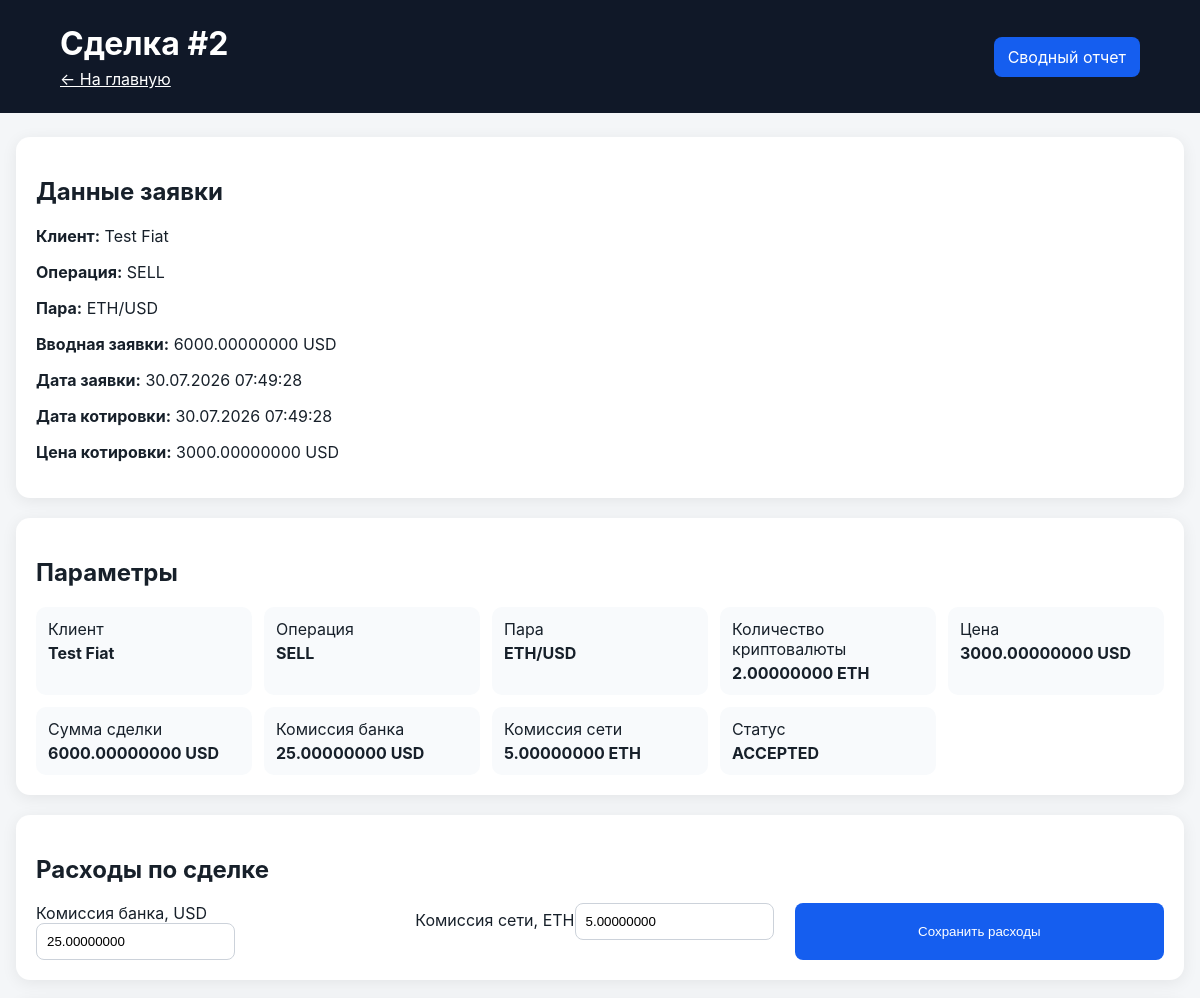
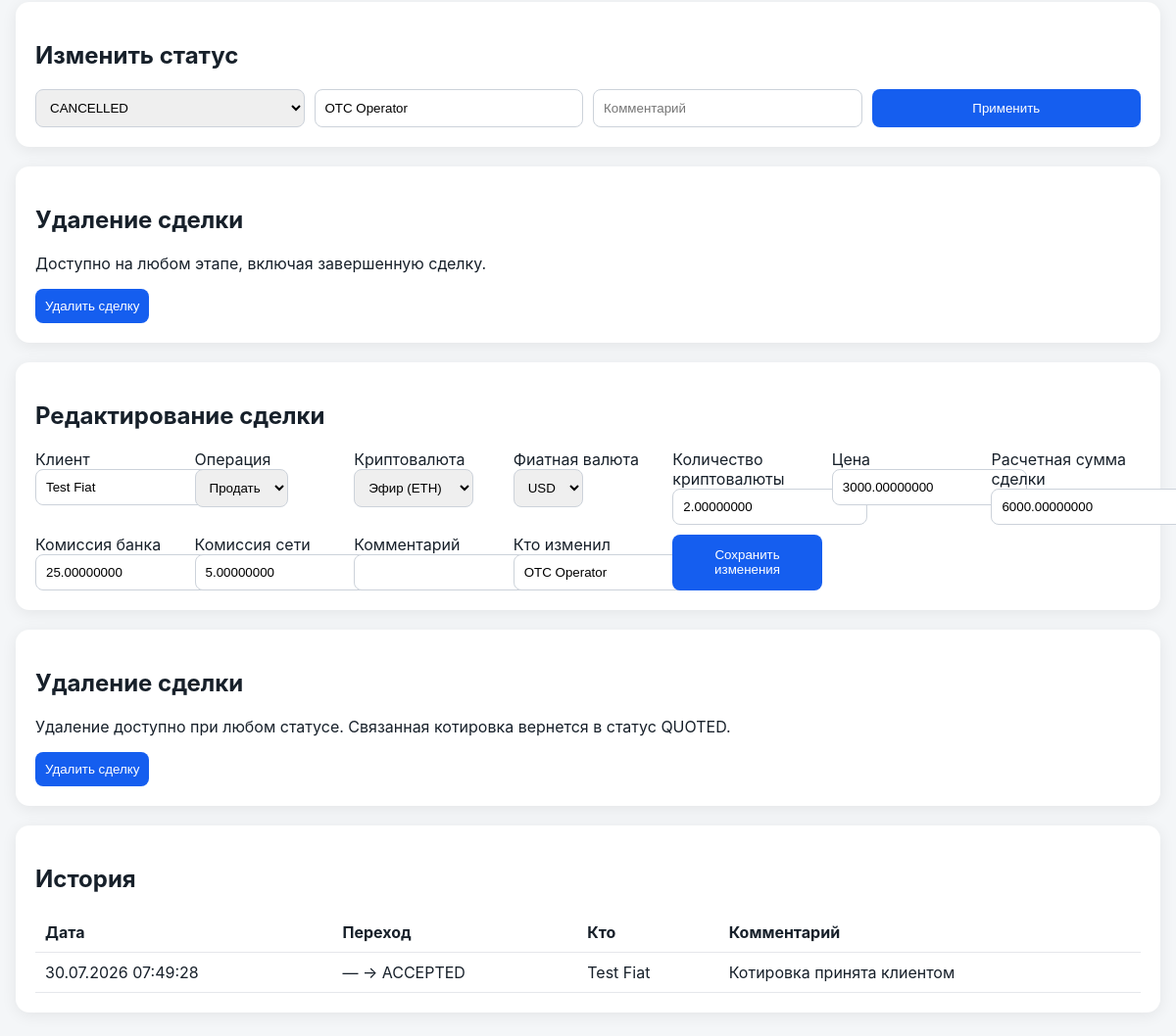
The app's page /trades/2, older data (2 pictures, top to bottom).
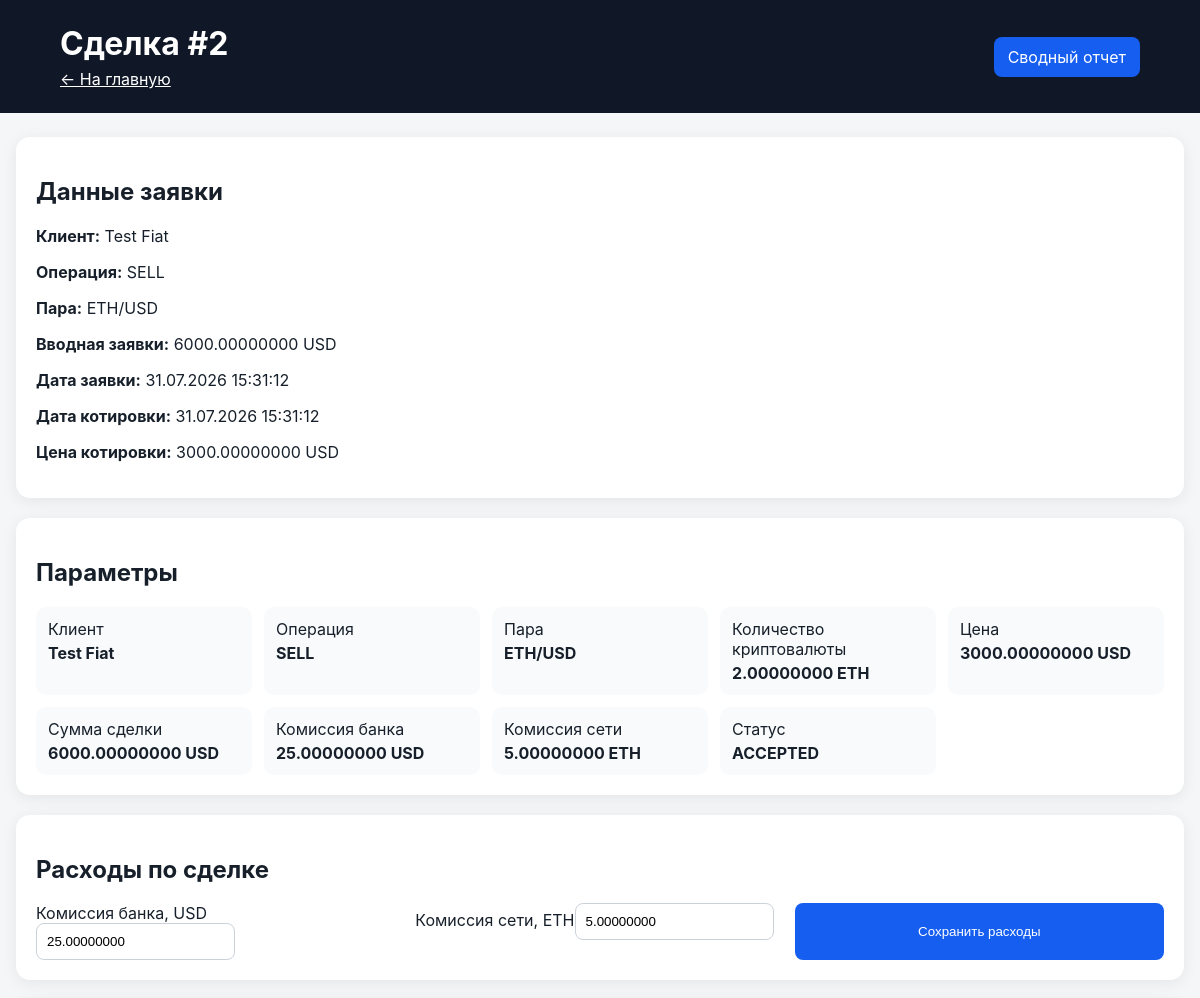
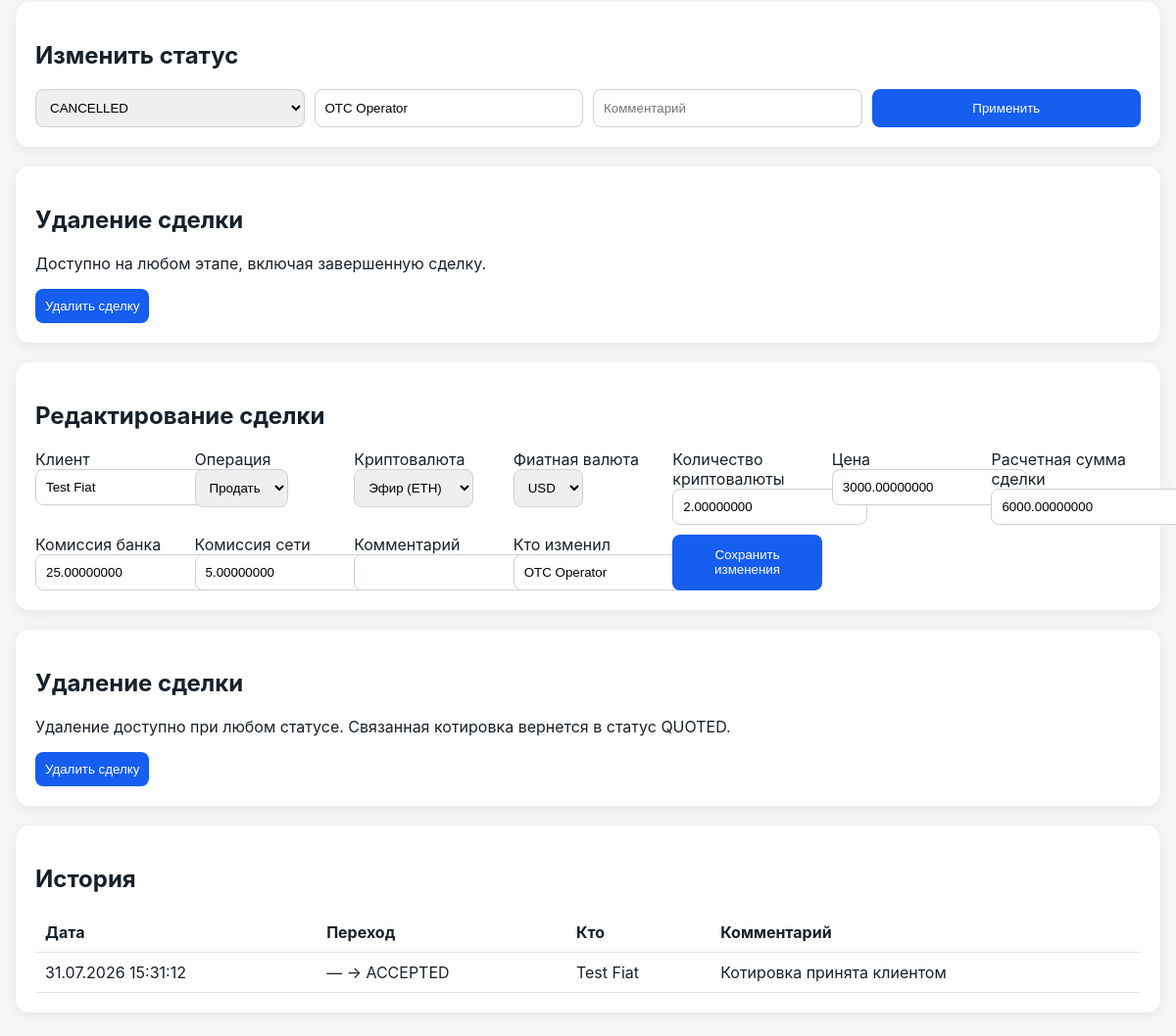
The same page, newer data (2 pictures, top to bottom).
### app/models.py (models this page shows)
class Trade(Base):
    __tablename__ = "trades"
    id: Mapped[int] = mapped_column(Integer, primary_key=True)
    quote_id: Mapped[int] = mapped_column(ForeignKey("quotes.id"), unique=True)
    status: Mapped[TradeStatus] = mapped_column(Enum(TradeStatus), default=TradeStatus.ACCEPTED)
    bank_fee: Mapped[float] = mapped_column(Numeric(30, 8), default=0)
    network_fee: Mapped[float] = mapped_column(Numeric(30, 8), default=0)
    created_at: Mapped[datetime] = mapped_column(DateTime, default=datetime.utcnow)
    updated_at: Mapped[datetime] = mapped_column(DateTime, default=datetime.utcnow, onupdate=datetime.utcnow)
    quote = relationship("Quote", back_populates="trade")
    history = relationship("TradeHistory", back_populates="trade", cascade="all, delete-orphan")

class RFQ(Base):
    __tablename__ = "rfqs"
    id: Mapped[int] = mapped_column(Integer, primary_key=True)
    client_name: Mapped[str] = mapped_column(String(120))
    side: Mapped[str] = mapped_column(String(10))
    base_asset: Mapped[str] = mapped_column(String(16))
    quote_asset: Mapped[str] = mapped_column(String(16))
    amount: Mapped[float | None] = mapped_column(Numeric(30, 8), nullable=True)
    fiat_amount: Mapped[float | None] = mapped_column(Numeric(30, 8), nullable=True)
    amount_type: Mapped[AmountType] = mapped_column(Enum(AmountType), default=AmountType.CRYPTO)
    comment: Mapped[str | None] = mapped_column(Text, nullable=True)
    status: Mapped[RFQStatus] = mapped_column(Enum(RFQStatus), default=RFQStatus.SUBMITTED)
    created_at: Mapped[datetime] = mapped_column(DateTime, default=datetime.utcnow)
    quote = relationship("Quote", back_populates="rfq", uselist=False, cascade="all, delete-orphan")
    rfq_history = relationship("RFQHistory", back_populates="rfq", cascade="all, delete-orphan")

class Quote(Base):
    __tablename__ = "quotes"
    id: Mapped[int] = mapped_column(Integer, primary_key=True)
    rfq_id: Mapped[int] = mapped_column(ForeignKey("rfqs.id"), unique=True)
    price: Mapped[float] = mapped_column(Numeric(30, 8))
    expires_at: Mapped[datetime] = mapped_column(DateTime)
    dealer_name: Mapped[str] = mapped_column(String(120))
    created_at: Mapped[datetime] = mapped_column(DateTime, default=datetime.utcnow)
    rfq = relationship("RFQ", back_populates="quote")
    trade = relationship("Trade", back_populates="quote", uselist=False)

class TradeHistory(Base):
    __tablename__ = "trade_history"
    id: Mapped[int] = mapped_column(Integer, primary_key=True)
    trade_id: Mapped[int] = mapped_column(ForeignKey("trades.id"))
    old_status: Mapped[str | None] = mapped_column(String(32), nullable=True)
    new_status: Mapped[str] = mapped_column(String(32))
    changed_by: Mapped[str] = mapped_column(String(120))
    note: Mapped[str | None] = mapped_column(Text, nullable=True)
    created_at: Mapped[datetime] = mapped_column(DateTime, default=datetime.utcnow)
    trade = relationship("Trade", back_populates="history")

### app/main.py (the view)
@app.get("/trades/{trade_id}", response_class=HTMLResponse)
def trade_page(trade_id: int, request: Request, db: Session = Depends(get_db)):
    trade = (
        db.query(Trade)
        .options(joinedload(Trade.quote).joinedload(Quote.rfq).selectinload(RFQ.rfq_history), joinedload(Trade.history))
        .filter(Trade.id == trade_id)
        .first()
    )
    if not trade:
        raise HTTPException(404, "Сделка не найдена")
    allowed = sorted(ALLOWED_TRANSITIONS[trade.status], key=lambda x: x.value)
    return templates.TemplateResponse(
        request=request,
        name="trade.html",
        context={"trade": trade, "allowed": allowed, **trade_values(trade)},
    )

### app/templates/trade.html (shortened to what this page needs)
<!doctype html><html lang="ru"><head><link rel="stylesheet" href="/static/style.css"></head><body><header><div><h1>Сделка #{{trade.id}}</h1><a href="/">← На главную</a></div><a class="header-link" href="/reports/trades">Сводный отчет</a></header><main>
<section class="card"><h2>Данные заявки</h2>
<p><b>Клиент:</b> {{trade.quote.rfq.client_name}}</p>
<p><b>Операция:</b> {{trade.quote.rfq.side}}</p>
<p><b>Пара:</b> {{trade.quote.rfq.base_asset}}/{{trade.quote.rfq.quote_asset}}</p>
<p><b>Вводная заявки:</b> {% if trade.quote.rfq.amount_type.value == 'FIAT' %}{{trade.quote.rfq.fiat_amount}} {{trade.quote.rfq.quote_asset}}{% else %}{{trade.quote.rfq.amount}} {{trade.quote.rfq.base_asset}}{% endif %}</p>
<p><b>Дата заявки:</b> {{format_datetime(trade.quote.rfq.created_at)}}</p>
<p><b>Дата котировки:</b> {{format_datetime(trade.quote.created_at)}}</p>
<p><b>Цена котировки:</b> {{trade.quote.price}} {{trade.quote.rfq.quote_asset}}</p>
</section>
<section class="card"><h2>Параметры</h2><div class="facts"><div>Клиент<b>{{trade.quote.rfq.client_name}}</b></div><div>Операция<b>{{trade.quote.rfq.side}}</b></div><div>Пара<b>{{trade.quote.rfq.base_asset}}/{{trade.quote.rfq.quote_asset}}</b></div><div>Количество криптовалюты<b>{{crypto_amount}} {{trade.quote.rfq.base_asset}}</b></div><div>Цена<b>{{trade.quote.price}} {{trade.quote.rfq.quote_asset}}</b></div><div>Сумма сделки<b>{{fiat_amount}} {{trade.quote.rfq.quote_asset}}</b></div><div>Комиссия банка<b>{{bank_fee}} {{trade.quote.rfq.quote_asset}}</b></div><div>Комиссия сети<b>{{network_fee}} {{trade.quote.rfq.base_asset}}</b></div><div>Статус<b>{{trade.status.value}}</b></div></div></section>
<section class="card"><h2>Расходы по сделке</h2><form method="post" action="/trades/{{trade.id}}/fees" class="grid"><label>Комиссия банка, {{trade.quote.rfq.quote_asset}}<input name="bank_fee" type="number" step="0.00000001" min="0" value="{{bank_fee}}" placeholder="Комиссия банка"></label><label>Комиссия сети, {{trade.quote.rfq.base_asset}}<input name="network_fee" type="number" step="0.00000001" min="0" value="{{network_fee}}" placeholder="Комиссия сети"></label><button>Сохранить расходы</button></form></section>
<section class="card"><h2>Изменить статус</h2>{% if allowed %}<form method="post" action="/trades/{{trade.id}}/status" class="grid"><select name="new_status">{% for s in allowed %}<option value="{{s.value}}">{{s.value}}</option>{% endfor %}</select><input name="changed_by" value="OTC Operator" required><input name="note" placeholder="Комментарий"><button>Применить</button></form>{% else %}<p>Сделка находится в финальном статусе.</p>{% endif %}</section>
<section class="card"><h2>Удаление сделки</h2><p>Доступно на любом этапе, включая завершенную сделку.</p><form method="post" action="/trades/{{trade.id}}/delete" onsubmit="return confirm('Удалить сделку #{{trade.id}}? Это действие нельзя отменить.');"><button type="submit">Удалить сделку</button></form></section>
<section class="card">
<h2>Редактирование сделки</h2>
<form method="post" action="/trades/{{trade.id}}/edit" class="grid" id="trade-edit-form">
<label>Клиент<input name="client_name" value="{{trade.quote.rfq.client_name}}" required></label>
<label>Операция<select name="side"><option value="SELL" {% if trade.quote.rfq.side == 'SELL' %}selected{% endif %}>Продать</option></select></label>
<label>Криптовалюта<select name="base_asset">
<option value="ETH" {% if trade.quote.rfq.base_asset == 'ETH' %}selected{% endif %}>Эфир (ETH)</option>
</select></label>
<label>Фиатная валюта<select name="quote_asset">
<option value="USD" {% if trade.quote.rfq.quote_asset == 'USD' %}selected{% endif %}>USD</option>
</select></label>
<label>Количество криптовалюты<input name="crypto_amount" id="edit-crypto-amount" type="number" step="0.00000001" min="0.00000001" value="{{crypto_amount}}" required></label>
<label>Цена<input name="price" id="edit-price" type="number" step="0.00000001" min="0.00000001" value="{{trade.quote.price}}" required></label>
<label>Расчетная сумма сделки<input id="edit-fiat-amount" type="number" step="0.00000001" value="{{fiat_amount}}" readonly></label>
<label>Комиссия банка<input name="bank_fee" type="number" step="0.00000001" min="0" value="{{bank_fee}}"></label>
<label>Комиссия сети<input name="network_fee" type="number" step="0.00000001" min="0" value="{{network_fee}}"></label>
<label>Комментарий<input name="comment" value="{{trade.quote.rfq.comment or ''}}"></label>
<label>Кто изменил<input name="changed_by" value="OTC Operator" required></label>
<button type="submit">Сохранить изменения</button>
</form>
</section>
<section class="card">
<h2>Удаление сделки</h2>
<p>Удаление доступно при любом статусе. Связанная котировка вернется в статус QUOTED.</p>
<form method="post" action="/trades/{{trade.id}}/delete" onsubmit="return confirm('Удалить сделку #{{trade.id}}? Действие нельзя отменить.');">
<button type="submit">Удалить сделку</button>
</form>
</section>
<section class="card"><h2>История</h2><div class="table"><table><tr><th>Дата</th><th>Переход</th><th>Кто</th><th>Комментарий</th></tr>{% for h in trade.history|sort(attribute='id', reverse=true) %}<tr><td>{{format_datetime(h.created_at)}}</td><td>{{h.old_status or '—'}} → {{h.new_status}}</td><td>{{h.changed_by}}</td><td>{{h.note or ''}}</td></tr>{% endfor %}</table></div></section>
</main>
</body></html>

### app/static/style.css (style rules this page uses)
:root { font-family:Inter,system-ui,sans-serif;background:#f4f6f8;color:#17202a }
body { margin:0 }
header { padding:24px 5%;background:#101828;color:white;display:flex;justify-content:space-between;align-items:center;gap:20px }
header h1 { margin:0 0 6px }
header a { color:white }
.header-link { background:#155eef;padding:10px 14px;border-radius:8px;text-decoration:none }
main { max-width:1400px;margin:24px auto;padding:0 16px }
.card { background:white;border-radius:14px;padding:20px;margin-bottom:20px;box-shadow:0 3px 16px #00000012 }
.grid { display:grid;grid-template-columns:repeat(auto-fit,minmax(150px,1fr));gap:10px }
input,select,button { padding:10px;border:1px solid #ccd2da;border-radius:8px }
button { background:#155eef;color:white;border:0;cursor:pointer }
table { width:100%;border-collapse:collapse }
th,td { text-align:left;padding:10px;border-bottom:1px solid #e5e7eb;white-space:nowrap }
.table { overflow:auto }
.facts { display:grid;grid-template-columns:repeat(auto-fit,minmax(180px,1fr));gap:12px }
.facts div { background:#f8fafc;padding:12px;border-radius:10px }
.facts b { display:block;margin-top:4px }

Row changes from the older to the newer data that the page shows:
changed RFQ "Test Fiat": created_at "30.07.2026 07:49:28" → "31.07.2026 15:31:12"
changed Quote: created_at "30.07.2026 07:49:28" → "31.07.2026 15:31:12"
changed TradeHistory "ACCEPTED": created_at "30.07.2026 07:49:28" → "31.07.2026 15:31:12"
